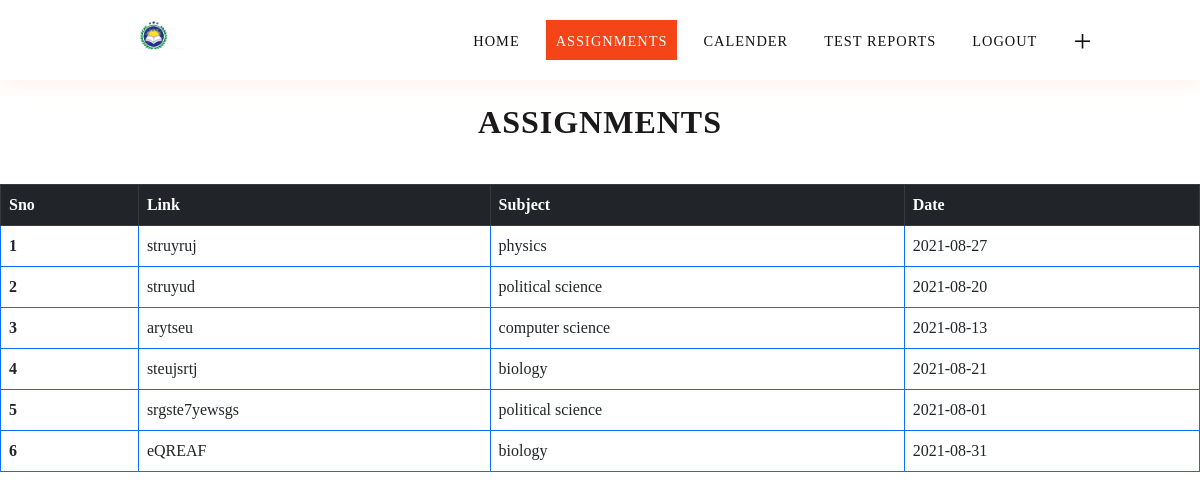
/assignment, run on the app's committed database.
### app.py (models this page shows, shortened)
class assign(db.Model):
    a_sno = db.Column(db.Integer , primary_key=True)
    a_link = db.Column(db.String(50) )
    a_subject = db.Column(db.String(50) )
    a_date=db.Column(db.String(50))

### app.py (the view)
@app.route("/assignment")
def home_assign():
    dets=assign.query.all()
    return render_template("assignments.html",dets=dets)

### templates/assignments.html (shortened to what this page needs)
<!DOCTYPE html>
<html lang="en">
<head>
    <link href="https://cdn.jsdelivr.net/npm/bootstrap@5.1.0/dist/css/bootstrap.min.css" rel="stylesheet">
</head>
<body>
    <section class="main">
        <nav>
            <a href="/login" class="logo">
                <img src="{{ url_for('static', filename='logoo.png') }}" />
            </a>
            <ul class="menu">
                <li><a href="/index">Home</a></li>
                <li><a class="active" href="/assignment">Assignments</a></li>
                <li><a href="/calender">Calender</a></li>
                <li><a href="/test">Test Reports</a></li>
                <li><a href="/logout">Logout</a></li>
                <li><a href="/adda" style="font-size: 2rem;">+</a></li>
            </ul>
        </nav>
    </section>
    <div class="assignments">
        <h2>Assignments</h2>
    </div>
    <div id="boxx">
        <table class="table table-bordered border-primary">
            <thead  class="table-dark">
                <tr>
                    <th scope="col">Sno</th>
                    <th scope="col">Link</th>
                    <th scope="col">Subject</th>
                    <th scope="col">Date</th>
                </tr>
      </thead>
        {% for det in dets %}
        <tbody>
            <tr>
                <th scope="row">{{det.a_sno}}</th>
                <td>{{det.a_link}}</td>
                <td>{{det.a_subject}}</td>
                <td>{{det.a_date}}</td>
            </tr>
            {% endfor %}
    </div>
    </body>
</html>

### templates/assignments.html (style rules this page uses)
body { margin:0px; padding: 0px; font-family: calibri; }
* { box-sizing: border-box; }
ul { list-style: none; }
a { text-decoration: none; }
.main { width:100%; height:768px; position: relative; }
.logo img { height: 80px; }
nav { display: flex; align-items: center; justify-content: space-around; padding: 0px 30px; background-color:#fff; box-shadow: 2px 2px 20px rgba(255, 151, 103, 0.164); z-index: 1; width:100%; position: fixed; left: 0px; top: 0px; }
nav ul { display: flex; margin:0px; padding: 0px; }
nav ul li a { height:40px; line-height: 43px; margin: 8px; padding: 0px 10px; display: flex; font-size: 0.9rem; text-transform: uppercase; font-weight: 400; color:#111; letter-spacing: 1px; transition: 0.4s ease-in-out; }
.active { background-color: #f54417; color: #fff; }
.assignments { display: flex; justify-content: center; margin: 30px; margin-top: -710px; }
.assignments h2 { font-size: 2rem; color: #1b1919; letter-spacing: 1px; text-transform: uppercase; font-weight: 600; margin-top: 40px; padding: 5px 30px; }

### data on the page
assign: a_sno "1", a_link "struyruj", a_subject "physics", a_date "2021-08-27"
assign: a_sno "2", a_link "struyud", a_subject "political science", a_date "2021-08-20"
assign: a_sno "3", a_link "arytseu", a_subject "computer science", a_date "2021-08-13"
assign: a_sno "4", a_link "steujsrtj", a_subject "biology", a_date "2021-08-21"
assign: a_sno "5", a_link "srgste7yewsgs", a_subject "political science", a_date "2021-08-01"
assign: a_sno "6", a_link "eQREAF", a_subject "biology", a_date "2021-08-31"
